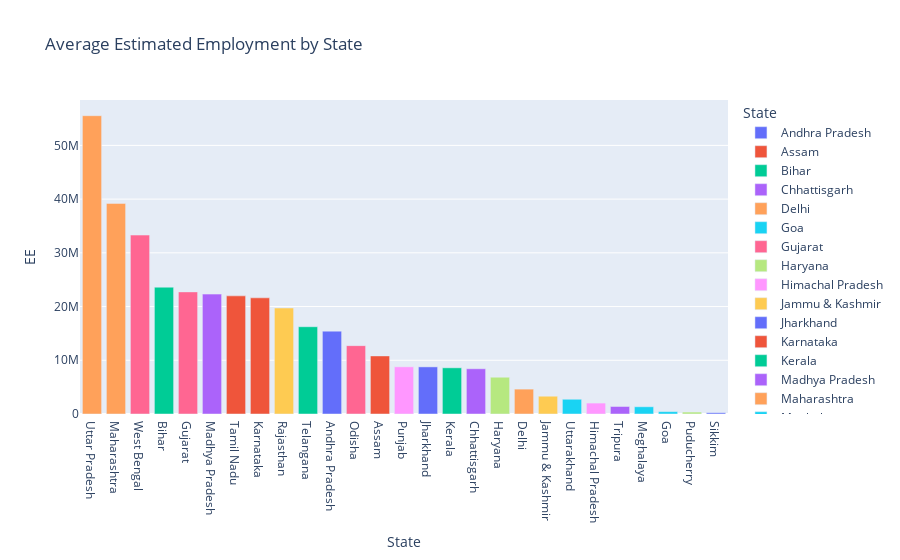

The notebook cell saved with this chart:
### Code cell
region = df.groupby(["State"])[['EUR', "EE", "ELPR"]].mean()
region = pd.DataFrame(region).reset_index()

fig = px.bar(region, x="State", y="EE", color="State", title="Average Estimated Employment by State")
fig.update_layout(xaxis={'categoryorder':'total descending'})
fig.show()

### Figure 1 — Plotly figure (JSON) as saved in the notebook; plotly's stock layout.template omitted (floating-point values rounded to 4 significant figures)
{"data": [{"alignmentgroup": "True", "hovertemplate": "State=%{x}<br>EE=%{y}<extra></extra>", "legendgroup": "Andhra Pradesh", "marker": {"color": "#636efa", "pattern": {"shape": ""}}, "name": "Andhra Pradesh", "offsetgroup": "Andhra Pradesh", "orientation": "v", "showlegend": true, "textposition": "auto", "type": "bar", "x": ["Andhra Pradesh"], "xaxis": "x", "y": [15425480], "yaxis": "y"}, {"alignmentgroup": "True", "hovertemplate": "State=%{x}<br>EE=%{y}<extra></extra>", "legendgroup": "Assam", "marker": {"color": "#EF553B", "pattern": {"shape": ""}}, "name": "Assam", "offsetgroup": "Assam", "orientation": "v", "showlegend": true, "textposition": "auto", "type": "bar", "x": ["Assam"], "xaxis": "x", "y": [10810000.0], "yaxis": "y"}, {"alignmentgroup": "True", "hovertemplate": "State=%{x}<br>EE=%{y}<extra></extra>", "legendgroup": "Bihar", "marker": {"color": "#00cc96", "pattern": {"shape": ""}}, "name": "Bihar", "offsetgroup": "Bihar", "orientation": "v", "showlegend": true, "textposition": "auto", "type": "bar", "x": ["Bihar"], "xaxis": "x", "y": [23606828], "yaxis": "y"}, {"alignmentgroup": "True", "hovertemplate": "State=%{x}<br>EE=%{y}<extra></extra>", "legendgroup": "Chhattisgarh", "marker": {"color": "#ab63fa", "pattern": {"shape": ""}}, "name": "Chhattisgarh", "offsetgroup": "Chhattisgarh", "orientation": "v", "showlegend": true, "textposition": "auto", "type": "bar", "x": ["Chhattisgarh"], "xaxis": "x", "y": [8421000.0], "yaxis": "y"}, {"alignmentgroup": "True", "hovertemplate": "State=%{x}<br>EE=%{y}<extra></extra>", "legendgroup": "Delhi", "marker": {"color": "#FFA15A", "pattern": {"shape": ""}}, "name": "Delhi", "offsetgroup": "Delhi", "orientation": "v", "showlegend": true, "textposition": "auto", "type": "bar", "x": ["Delhi"], "xaxis": "x", "y": [4633000.0], "yaxis": "y"}, {"alignmentgroup": "True", "hovertemplate": "State=%{x}<br>EE=%{y}<extra></extra>", "legendgroup": "Goa", "marker": {"color": "#19d3f3", "pattern": {"shape": ""}}, "name": "Goa", "offsetgroup": "Goa", "orientation": "v", "showlegend": true, "textposition": "auto", "type": "bar", "x": ["Goa"], "xaxis": "x", "y": [442400.0], "yaxis": "y"}, {"alignmentgroup": "True", "hovertemplate": "State=%{x}<br>EE=%{y}<extra></extra>", "legendgroup": "Gujarat", "marker": {"color": "#FF6692", "pattern": {"shape": ""}}, "name": "Gujarat", "offsetgroup": "Gujarat", "orientation": "v", "showlegend": true, "textposition": "auto", "type": "bar", "x": ["Gujarat"], "xaxis": "x", "y": [22730000.0], "yaxis": "y"}, {"alignmentgroup": "True", "hovertemplate": "State=%{x}<br>EE=%{y}<extra></extra>", "legendgroup": "Haryana", "marker": {"color": "#B6E880", "pattern": {"shape": ""}}, "name": "Haryana", "offsetgroup": "Haryana", "orientation": "v", "showlegend": true, "textposition": "auto", "type": "bar", "x": ["Haryana"], "xaxis": "x", "y": [6844059], "yaxis": "y"}, {"alignmentgroup": "True", "hovertemplate": "State=%{x}<br>EE=%{y}<extra></extra>", "legendgroup": "Himachal Pradesh", "marker": {"color": "#FF97FF", "pattern": {"shape": ""}}, "name": "Himachal Pradesh", "offsetgroup": "Himachal Pradesh", "orientation": "v", "showlegend": true, "textposition": "auto", "type": "bar", "x": ["Himachal Pradesh"], "xaxis": "x", "y": [2034000.0], "yaxis": "y"}, {"alignmentgroup": "True", "hovertemplate": "State=%{x}<br>EE=%{y}<extra></extra>", "legendgroup": "Jammu & Kashmir", "marker": {"color": "#FECB52", "pattern": {"shape": ""}}, "name": "Jammu & Kashmir", "offsetgroup": "Jammu & Kashmir", "orientation": "v", "showlegend": true, "textposition": "auto", "type": "bar", "x": ["Jammu & Kashmir"], "xaxis": "x", "y": [3310000.0], "yaxis": "y"}, {"alignmentgroup": "True", "hovertemplate": "State=%{x}<br>EE=%{y}<extra></extra>", "legendgroup": "Jharkhand", "marker": {"color": "#636efa", "pattern": {"shape": ""}}, "name": "Jharkhand", "offsetgroup": "Jharkhand", "orientation": "v", "showlegend": true, "textposition": "auto", "type": "bar", "x": ["Jharkhand"], "xaxis": "x", "y": [8771000.0], "yaxis": "y"}, {"alignmentgroup": "True", "hovertemplate": "State=%{x}<br>EE=%{y}<extra></extra>", "legendgroup": "Karnataka", "marker": {"color": "#EF553B", "pattern": {"shape": ""}}, "name": "Karnataka", "offsetgroup": "Karnataka", "orientation": "v", "showlegend": true, "textposition": "auto", "type": "bar", "x": ["Karnataka"], "xaxis": "x", "y": [21620000.0], "yaxis": "y"}, {"alignmentgroup": "True", "hovertemplate": "State=%{x}<br>EE=%{y}<extra></extra>", "legendgroup": "Kerala", "marker": {"color": "#00cc96", "pattern": {"shape": ""}}, "name": "Kerala", "offsetgroup": "Kerala", "orientation": "v", "showlegend": true, "textposition": "auto", "type": "bar", "x": ["Kerala"], "xaxis": "x", "y": [8597000.0], "yaxis": "y"}, {"alignmentgroup": "True", "hovertemplate": "State=%{x}<br>EE=%{y}<extra></extra>", "legendgroup": "Madhya Pradesh", "marker": {"color": "#ab63fa", "pattern": {"shape": ""}}, "name": "Madhya Pradesh", "offsetgroup": "Madhya Pradesh", "orientation": "v", "showlegend": true, "textposition": "auto", "type": "bar", "x": ["Madhya Pradesh"], "xaxis": "x", "y": [22320000.0], "yaxis": "y"}, {"alignmentgroup": "True", "hovertemplate": "State=%{x}<br>EE=%{y}<extra></extra>", "legendgroup": "Maharashtra", "marker": {"color": "#FFA15A", "pattern": {"shape": ""}}, "name": "Maharashtra", "offsetgroup": "Maharashtra", "orientation": "v", "showlegend": true, "textposition": "auto", "type": "bar", "x": ["Maharashtra"], "xaxis": "x", "y": [39200000.0], "yaxis": "y"}, {"alignmentgroup": "True", "hovertemplate": "State=%{x}<br>EE=%{y}<extra></extra>", "legendgroup": "Meghalaya", "marker": {"color": "#19d3f3", "pattern": {"shape": ""}}, "name": "Meghalaya", "offsetgroup": "Meghalaya", "orientation": "v", "showlegend": true, "textposition": "auto", "type": "bar", "x": ["Meghalaya"], "xaxis": "x", "y": [1350000.0], "yaxis": "y"}, {"alignmentgroup": "True", "hovertemplate": "State=%{x}<br>EE=%{y}<extra></extra>", "legendgroup": "Odisha", "marker": {"color": "#FF6692", "pattern": {"shape": ""}}, "name": "Odisha", "offsetgroup": "Odisha", "orientation": "v", "showlegend": true, "textposition": "auto", "type": "bar", "x": ["Odisha"], "xaxis": "x", "y": [12730000.0], "yaxis": "y"}, {"alignmentgroup": "True", "hovertemplate": "State=%{x}<br>EE=%{y}<extra></extra>", "legendgroup": "Puducherry", "marker": {"color": "#B6E880", "pattern": {"shape": ""}}, "name": "Puducherry", "offsetgroup": "Puducherry", "orientation": "v", "showlegend": true, "textposition": "auto", "type": "bar", "x": ["Puducherry"], "xaxis": "x", "y": [365300.0], "yaxis": "y"}, {"alignmentgroup": "True", "hovertemplate": "State=%{x}<br>EE=%{y}<extra></extra>", "legendgroup": "Punjab", "marker": {"color": "#FF97FF", "pattern": {"shape": ""}}, "name": "Punjab", "offsetgroup": "Punjab", "orientation": "v", "showlegend": true, "textposition": "auto", "type": "bar", "x": ["Punjab"], "xaxis": "x", "y": [8783000.0], "yaxis": "y"}, {"alignmentgroup": "True", "hovertemplate": "State=%{x}<br>EE=%{y}<extra></extra>", "legendgroup": "Rajasthan", "marker": {"color": "#FECB52", "pattern": {"shape": ""}}, "name": "Rajasthan", "offsetgroup": "Rajasthan", "orientation": "v", "showlegend": true, "textposition": "auto", "type": "bar", "x": ["Rajasthan"], "xaxis": "x", "y": [19730000.0], "yaxis": "y"}, {"alignmentgroup": "True", "hovertemplate": "State=%{x}<br>EE=%{y}<extra></extra>", "legendgroup": "Sikkim", "marker": {"color": "#636efa", "pattern": {"shape": ""}}, "name": "Sikkim", "offsetgroup": "Sikkim", "orientation": "v", "showlegend": true, "textposition": "auto", "type": "bar", "x": ["Sikkim"], "xaxis": "x", "y": [234500.0], "yaxis": "y"}, {"alignmentgroup": "True", "hovertemplate": "State=%{x}<br>EE=%{y}<extra></extra>", "legendgroup": "Tamil Nadu", "marker": {"color": "#EF553B", "pattern": {"shape": ""}}, "name": "Tamil Nadu", "offsetgroup": "Tamil Nadu", "orientation": "v", "showlegend": true, "textposition": "auto", "type": "bar", "x": ["Tamil Nadu"], "xaxis": "x", "y": [21990000.0], "yaxis": "y"}, {"alignmentgroup": "True", "hovertemplate": "State=%{x}<br>EE=%{y}<extra></extra>", "legendgroup": "Telangana", "marker": {"color": "#00cc96", "pattern": {"shape": ""}}, "name": "Telangana", "offsetgroup": "Telangana", "orientation": "v", "showlegend": true, "textposition": "auto", "type": "bar", "x": ["Telangana"], "xaxis": "x", "y": [16240000.0], "yaxis": "y"}, {"alignmentgroup": "True", "hovertemplate": "State=%{x}<br>EE=%{y}<extra></extra>", "legendgroup": "Tripura", "marker": {"color": "#ab63fa", "pattern": {"shape": ""}}, "name": "Tripura", "offsetgroup": "Tripura", "orientation": "v", "showlegend": true, "textposition": "auto", "type": "bar", "x": ["Tripura"], "xaxis": "x", "y": [1397000.0], "yaxis": "y"}, {"alignmentgroup": "True", "hovertemplate": "State=%{x}<br>EE=%{y}<extra></extra>", "legendgroup": "Uttar Pradesh", "marker": {"color": "#FFA15A", "pattern": {"shape": ""}}, "name": "Uttar Pradesh", "offsetgroup": "Uttar Pradesh", "orientation": "v", "showlegend": true, "textposition": "auto", "type": "bar", "x": ["Uttar Pradesh"], "xaxis": "x", "y": [55524799], "yaxis": "y"}, {"alignmentgroup": "True", "hovertemplate": "State=%{x}<br>EE=%{y}<extra></extra>", "legendgroup": "Uttarakhand", "marker": {"color": "#19d3f3", "pattern": {"shape": ""}}, "name": "Uttarakhand", "offsetgroup": "Uttarakhand", "orientation": "v", "showlegend": true, "textposition": "auto", "type": "bar", "x": ["Uttarakhand"], "xaxis": "x", "y": [2743000.0], "yaxis": "y"}, {"alignmentgroup": "True", "hovertemplate": "State=%{x}<br>EE=%{y}<extra></extra>", "legendgroup": "West Bengal", "marker": {"color": "#FF6692", "pattern": {"shape": ""}}, "name": "West Bengal", "offsetgroup": "West Bengal", "orientation": "v", "showlegend": true, "textposition": "auto", "type": "bar", "x": ["West Bengal"], "xaxis": "x", "y": [33310000.0], "yaxis": "y"}], "layout": {"barmode": "relative", "legend": {"title": {"text": "State"}, "tracegroupgap": 0}, "title": {"text": "Average Estimated Employment by State"}, "xaxis": {"anchor": "y", "categoryarray": ["Andhra Pradesh", "Assam", "Bihar", "Chhattisgarh", "Delhi", "Goa", "Gujarat", "Haryana", "Himachal Pradesh", "Jammu & Kashmir", "Jharkhand", "Karnataka", "Kerala", "Madhya Pradesh", "Maharashtra", "Meghalaya", "Odisha", "Puducherry", "Punjab", "Rajasthan", "Sikkim", "Tamil Nadu", "Telangana", "Tripura", "Uttar Pradesh", "Uttarakhand", "West Bengal"], "categoryorder": "total descending", "domain": [0, 1], "title": {"text": "State"}}, "yaxis": {"anchor": "x", "domain": [0, 1], "title": {"text": "EE"}}}}
